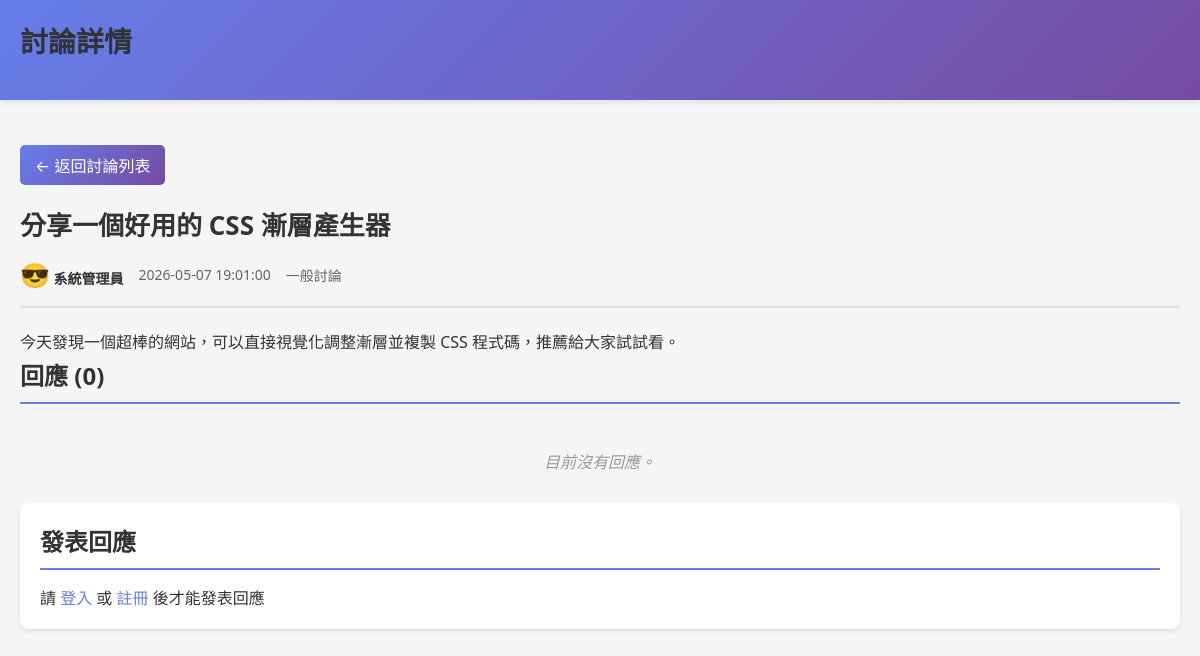
/show_news.php?id=2, run on the app's committed database.
### tables this page shows
CREATE TABLE news (
    id INT AUTO_INCREMENT PRIMARY KEY,
    category_id INT NOT NULL,
    title VARCHAR(200) NOT NULL,
    content TEXT NOT NULL,
    member_id INT NOT NULL,
    created_at TIMESTAMP DEFAULT CURRENT_TIMESTAMP,
    FOREIGN KEY (category_id) REFERENCES categories(id) ON DELETE CASCADE,
    FOREIGN KEY (member_id) REFERENCES members(id) ON DELETE CASCADE,
    INDEX idx_created_at (created_at),
    INDEX idx_member_id (member_id),
    INDEX idx_category_id (category_id)
);

CREATE TABLE members (
    id INT AUTO_INCREMENT PRIMARY KEY,
    username VARCHAR(100) NOT NULL UNIQUE,
    password VARCHAR(255) NOT NULL,
    nickname VARCHAR(100) NOT NULL,
    color VARCHAR(7) DEFAULT '#FFFFFF',
    avatar VARCHAR(100),
    is_admin TINYINT(1) DEFAULT 0,
    profile_complete TINYINT(1) DEFAULT 0,
    created_at TIMESTAMP DEFAULT CURRENT_TIMESTAMP,
    INDEX idx_username (username)
);

CREATE TABLE categories (
    id INT AUTO_INCREMENT PRIMARY KEY,
    name VARCHAR(100) NOT NULL UNIQUE,
    description TEXT,
    created_at TIMESTAMP DEFAULT CURRENT_TIMESTAMP
);

### auth.php (called while the page is built, shortened)
<?php
if (!function_exists('is_logged_in')) {
    function is_logged_in()
    {
        return isset($_SESSION['user_id']) && isset($_SESSION['username']);
    }
}
if (!function_exists('escape')) {
    function escape($text)
    {
        return htmlspecialchars((string)$text, ENT_QUOTES, 'UTF-8');
    }
}
?>

### show_news.php (the view, shortened to what this page needs)
<?php
require 'auth.php';
$news_id = intval(isset($_GET['id']) ? $_GET['id'] : 0);
try {
    $stmt = $pdo->prepare('
        SELECT n.id, n.title, n.content, n.created_at,
               m.nickname, m.avatar, m.color,
               c.name as category_name
        FROM news n
        LEFT JOIN members m ON n.member_id = m.id
        LEFT JOIN categories c ON n.category_id = c.id
        WHERE n.id = ?
    ');
    $stmt->execute([$news_id]);
    $news = $stmt->fetch();
    $stmt = $pdo->prepare('
        SELECT r.id, r.content, r.created_at,
               m.nickname, m.avatar, m.color
        FROM replies r
        LEFT JOIN members m ON r.member_id = m.id
        WHERE r.news_id = ?
        ORDER BY r.created_at ASC
    ');
    $stmt->execute([$news_id]);
    $replies = $stmt->fetchAll();
} catch (PDOException $e) {
    die('讀取討論失敗');
}
?>
<!DOCTYPE html>
<html lang="zh-Hant">
<head>
    <link rel="stylesheet" href="styles.css">
</head>
<body>
    <div class="header">
        <h1>討論詳情</h1>
    </div>
    <div class="container">
        <a href="index.php" class="back-link">← 返回討論列表</a>
        <div class="news-content">
            <div class="news-title"><?= escape($news['title']) ?></div>
            <div class="news-meta">
                <span class="author-info">
                    <span class="avatar"><?= escape($news['avatar']) ?></span>
                    <strong class="reply-author"><?= escape($news['nickname']) ?></strong>
                </span>
                <span><?= escape($news['created_at']) ?></span>
                <?php if ($news['category_name']): ?>
                    <span class="category-badge"><?= escape($news['category_name']) ?></span>
                <?php endif; ?>
            </div>
            <div class="news-body"><?= escape($news['content']) ?></div>
        </div>
        <div class="reply-section">
            <h2>回應 (<?= count($replies) ?>)</h2>
            <?php if (empty($replies)): ?>
                <p class="empty">目前沒有回應。</p>
            <?php endif; ?>
        </div>
        <div class="form-box">
            <h2>發表回應</h2>
            <?php if (!is_logged_in()): ?>
                <div class="login-prompt">
                    請 <a href="login.php">登入</a> 或 <a href="register.php">註冊</a> 後才能發表回應
                </div>
            <?php endif; ?>
        </div>
    </div>
</body>
</html>

### styles.css (style rules this page uses)
* { margin: 0; padding: 0; box-sizing: border-box; }
body { font-family: system-ui, -apple-system, Arial, sans-serif; background: #f5f5f5; color: #333; }
.header { background: linear-gradient(135deg, #667eea 0%, #764ba2 100%); color: white; padding: 20px; box-shadow: 0 2px 8px rgba(0,0,0,0.1); }
.header h1 { font-size: 28px; }
.container { max-width: 1200px; margin: 20px auto; padding: 0 20px; }
.card, .form-box, .sidebar { background: white; padding: 20px; border-radius: 8px; box-shadow: 0 2px 4px rgba(0,0,0,0.1); margin-bottom: 20px; }
a { color: #667eea; text-decoration: none; }
.back-link { display: inline-block; padding: 8px 15px; background: linear-gradient(135deg, #667eea 0%, #764ba2 100%); color: white; border-radius: 5px; margin-top: 25px; margin-bottom: 20px; transition: opacity 0.3s; text-decoration: none; }
h1 { margin-bottom: 20px; color: #333; }
h2 { margin-bottom: 15px; color: #333; border-bottom: 2px solid #667eea; padding-bottom: 10px; }
.empty { text-align: center; color: #999; padding: 30px; font-style: italic; }
.avatar { font-size: 24px; }

### show_news.php (style rules this page uses)
.news-title { font-size: 26px; font-weight: bold; margin-bottom: 15px; color: #333; }
.news-meta { display: flex; align-items: center; gap: 15px; font-size: 14px; color: #666; margin-bottom: 20px; padding-bottom: 15px; border-bottom: 2px solid #e0e0e0; }
.news-body { line-height: 1.8; color: #333; white-space: pre-wrap; word-wrap: break-word; }
.reply-author { font-weight: bold; color: #333; }
.empty { text-align: center; color: #999; padding: 30px; font-style: italic; }

### data on the page
news: title "分享一個好用的 CSS 漸層產生器", member.avatar "😎", member.nickname "系統管理員", created_at "2026-05-07 19:01:00", category.name "一般討論", content "今天發現一個超棒的網站，可以直接視覺化調整漸層並複製 CSS 程式碼，推薦給大家試試看。"

### other printed values
count($replies) "0"
